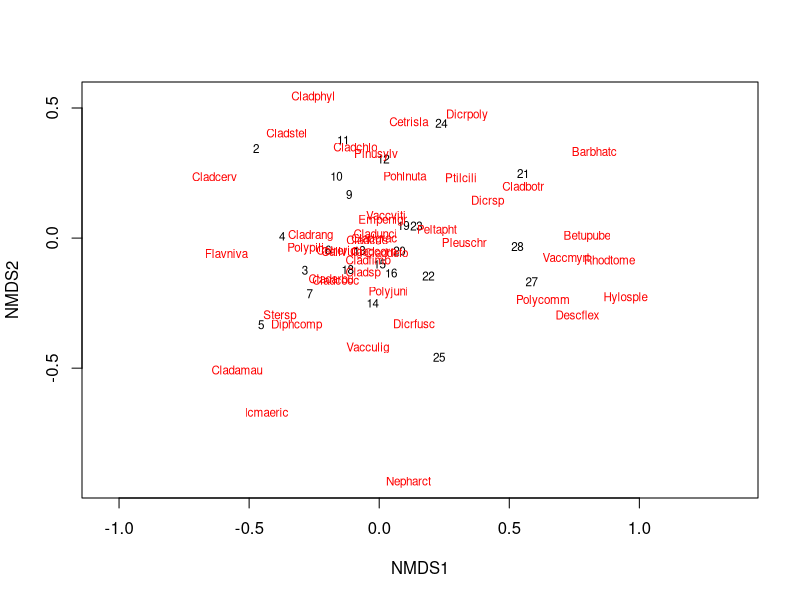

Source code (R): (Note: this script raises an error after producing the figure.)
## ---- chunk 1
.libPaths("D:/RPackages")
## ---- chunk 2
library(vegan)  #load the vegan package
library(ggplot2)  #load the ggplot2 package

data(varespec) #load the vegan package
head(varespec)  # look at the first 6 rows of the data
## ---- chunk 3
set.seed(123456)  #this will set the seed so that the random draw will be the same
nrow(varespec)

# create a grouping variable that has a length of 24, the same # of rows of varespec using the rep function
grp<-rep(NA,24)

#randomly sample 12 of those rows to belong in grp A
ind<-sample(1:nrow(varespec),12)

#assign those in ind to grp A
grp[ind]<-"A"
grp

#assign the NAs to grp B
grp[is.na(grp)]<-'B'

# Then take a look at the results
grp
## ---- chunk 4
vare.mds <- metaMDS(varespec)  #using all the defaults
vare.mds  #display the results

## ---- chunk 5
plot(vare.mds,type="t")
## ---- chunk 6

data.scores<-as.data.frame(scores(vare.mds))  #Using the scores function from vegan to extract the site scores and convert to a data.frame
data.scores$site<-rownames(data.scores)  # create a column of site names, from the rownames of data.scores
data.scores$grp<-grp #  add the grp variable created earlier
head(data.scores)  #look at the data

species.scores<-as.data.frame(scores(vare.mds,"species")) #Using the scores function from vegan to extract the species scores and convert to a data.frame
species.scores$species<-rownames(species.scores) # create a column of species, from the rownames of species.scores
head(species.scores) #look at the data

## ---- chunk 7
ggplot() + 
  geom_text(data=species.scores,aes(x=NMDS1,y=NMDS2,label=species),alpha=0.5) +  # add the species labels
  geom_point(data=data.scores,aes(x=NMDS1,y=NMDS2,shape=grp,colour=grp),size=3) + # add the point markers
  geom_text(data=data.scores,aes(x=NMDS1,y=NMDS2,label=site),size=6,vjust=0) +  # add the site labels
  scale_colour_manual(values=c("A" = "red", "B" = "blue")) +
  coord_equal() +
  theme_bw()

## ---- chunk 8
ggplot() + 
  geom_text(data=species.scores,aes(x=NMDS1,y=NMDS2,label=species),alpha=0.5) +  # add the species labels
  geom_point(data=data.scores,aes(x=NMDS1,y=NMDS2,shape=grp,colour=grp),size=4) + # add the point markers
  geom_text(data=data.scores,aes(x=NMDS1,y=NMDS2,label=site),size=8,vjust=0,hjust=0) +  # add the site labels
  scale_colour_manual(values=c("A" = "red", "B" = "blue")) +
  coord_equal() +
  theme_bw() + 
  theme(axis.text.x = element_blank(),  # remove x-axis text
        axis.text.y = element_blank(), # remove y-axis text
        axis.ticks = element_blank(),  # remove axis ticks
        axis.title.x = element_text(size=18), # remove x-axis labels
        axis.title.y = element_text(size=18), # remove y-axis labels
        panel.background = element_blank(), 
        panel.grid.major = element_blank(),  #remove major-grid labels
        panel.grid.minor = element_blank(),  #remove minor-grid labels
        plot.background = element_blank())
## ---- chunk 9

grp.a<-data.scores[data.scores$grp=="A",][chull(data.scores[data.scores$grp=="A",c("NMDS1","NMDS2")]),] # hull values for grp A
grp.b<-data.scores[data.scores$grp=="B",][chull(data.scores[data.scores$grp=="B",c("NMDS1","NMDS2")]),] # hull values for grp B

hull.data<-rbind(grp.a,grp.b)  #combine grp.a and grp.b
hull.data
## ---- chunk 10
ggplot() + 
  geom_polygon(data=hull.data,aes(x=NMDS1,y=NMDS2,fill=grp,group=grp),alpha=0.30) + # add the convex hulls
  geom_text(data=species.scores,aes(x=NMDS1,y=NMDS2,label=species),alpha=0.5) +  # add the species labels
  geom_point(data=data.scores,aes(x=NMDS1,y=NMDS2,shape=grp,colour=grp),size=4) + # add the point markers
  scale_colour_manual(values=c("A" = "red", "B" = "blue")) +
  coord_equal() +
  theme_bw() + 
  theme(axis.text.x = element_blank(),  # remove x-axis text
        axis.text.y = element_blank(), # remove y-axis text
        axis.ticks = element_blank(),  # remove axis ticks
        axis.title.x = element_text(size=18), # remove x-axis labels
        axis.title.y = element_text(size=18), # remove y-axis labels
        panel.background = element_blank(), 
        panel.grid.major = element_blank(),  #remove major-grid labels
        panel.grid.minor = element_blank(),  #remove minor-grid labels
        plot.background = element_blank())
